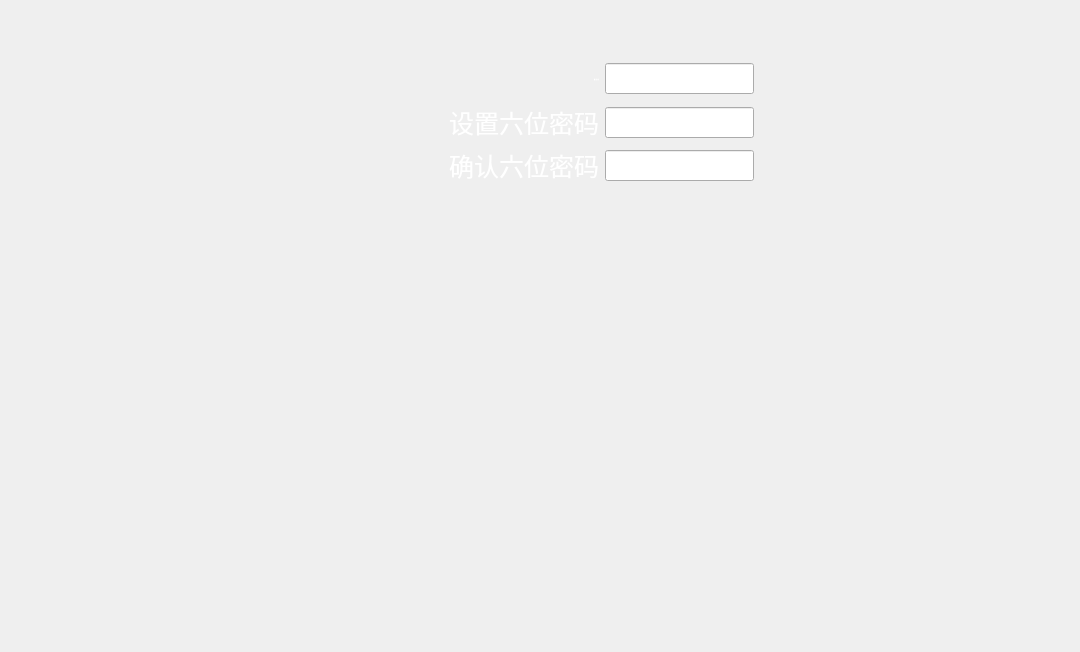
<?xml version="1.0" encoding="UTF-8"?>
<ui version="4.0">
 <class>AddUser</class>
 <widget class="QWidget" name="AddUser">
  <property name="geometry">
   <rect>
    <x>0</x>
    <y>0</y>
    <width>1080</width>
    <height>652</height>
   </rect>
  </property>
  <property name="minimumSize">
   <size>
    <width>1080</width>
    <height>400</height>
   </size>
  </property>
  <property name="maximumSize">
   <size>
    <width>1110</width>
    <height>16777215</height>
   </size>
  </property>
  <property name="windowTitle">
   <string>Form</string>
  </property>
  <layout class="QGridLayout" name="gridLayout">
   <item row="1" column="0">
    <widget class="QWidget" name="widget" native="true">
     <property name="minimumSize">
      <size>
       <width>1080</width>
       <height>0</height>
      </size>
     </property>
     <property name="maximumSize">
      <size>
       <width>1080</width>
       <height>16777215</height>
      </size>
     </property>
     <layout class="QHBoxLayout" name="horizontalLayout">
      <item>
       <spacer name="horizontalSpacer_4">
        <property name="orientation">
         <enum>Qt::Horizontal</enum>
        </property>
        <property name="sizeType">
         <enum>QSizePolicy::Fixed</enum>
        </property>
        <property name="sizeHint" stdset="0">
         <size>
          <width>40</width>
          <height>20</height>
         </size>
        </property>
       </spacer>
      </item>
      <item>
       <widget class="QPushButton" name="btn_create">
        <property name="minimumSize">
         <size>
          <width>186</width>
          <height>80</height>
         </size>
        </property>
        <property name="styleSheet">
         <string notr="true">QPushButton#btn_create{
background-image: url(:/36.png);
border:none;
}
QPushButton#btn_create:pressed{

background-image: url(:/37.png);
}</string>
        </property>
        <property name="text">
         <string/>
        </property>
       </widget>
      </item>
      <item>
       <spacer name="horizontalSpacer_3">
        <property name="orientation">
         <enum>Qt::Horizontal</enum>
        </property>
        <property name="sizeHint" stdset="0">
         <size>
          <width>40</width>
          <height>20</height>
         </size>
        </property>
       </spacer>
      </item>
      <item>
       <widget class="QPushButton" name="btn_back">
        <property name="minimumSize">
         <size>
          <width>250</width>
          <height>80</height>
         </size>
        </property>
        <property name="styleSheet">
         <string notr="true">QPushButton#btn_back{
background-image: url(:/按键_上一页2.png);
border:none;
}
</string>
        </property>
        <property name="text">
         <string/>
        </property>
       </widget>
      </item>
      <item>
       <spacer name="horizontalSpacer_5">
        <property name="orientation">
         <enum>Qt::Horizontal</enum>
        </property>
        <property name="sizeType">
         <enum>QSizePolicy::Fixed</enum>
        </property>
        <property name="sizeHint" stdset="0">
         <size>
          <width>40</width>
          <height>20</height>
         </size>
        </property>
       </spacer>
      </item>
     </layout>
    </widget>
   </item>
   <item row="0" column="0" colspan="3">
    <widget class="QWidget" name="widget_2" native="true">
     <property name="minimumSize">
      <size>
       <width>1080</width>
       <height>0</height>
      </size>
     </property>
     <layout class="QGridLayout" name="gridLayout_2">
      <item row="1" column="0">
       <spacer name="horizontalSpacer_2">
        <property name="orientation">
         <enum>Qt::Horizontal</enum>
        </property>
        <property name="sizeHint" stdset="0">
         <size>
          <width>40</width>
          <height>20</height>
         </size>
        </property>
       </spacer>
      </item>
      <item row="2" column="3">
       <widget class="QLineEdit" name="le_passwd">
        <property name="minimumSize">
         <size>
          <width>149</width>
          <height>31</height>
         </size>
        </property>
        <property name="maximumSize">
         <size>
          <width>149</width>
          <height>31</height>
         </size>
        </property>
        <property name="styleSheet">
         <string notr="true">color: rgb(0,0,0);
font: 75 12pt &quot;Microsoft JhengHei UI&quot;;
</string>
        </property>
        <property name="text">
         <string/>
        </property>
       </widget>
      </item>
      <item row="1" column="1" rowspan="3">
       <widget class="QLabel" name="label_tubiao">
        <property name="minimumSize">
         <size>
          <width>94</width>
          <height>94</height>
         </size>
        </property>
        <property name="maximumSize">
         <size>
          <width>94</width>
          <height>94</height>
         </size>
        </property>
        <property name="styleSheet">
         <string notr="true">background-image: url(:/图标_普通用户.png);</string>
        </property>
        <property name="text">
         <string/>
        </property>
       </widget>
      </item>
      <item row="3" column="3">
       <widget class="QLineEdit" name="le_passwd2">
        <property name="minimumSize">
         <size>
          <width>149</width>
          <height>31</height>
         </size>
        </property>
        <property name="maximumSize">
         <size>
          <width>149</width>
          <height>31</height>
         </size>
        </property>
        <property name="styleSheet">
         <string notr="true">color: rgb(0,0,0);
font: 75 12pt &quot;Microsoft JhengHei UI&quot;;
</string>
        </property>
       </widget>
      </item>
      <item row="3" column="2">
       <widget class="QLabel" name="label_passwd2">
        <property name="styleSheet">
         <string notr="true">color: rgb(255, 255, 255);
font: 25px &quot;Microsoft YaHei UI&quot;;
font-size: 25px;
</string>
        </property>
        <property name="text">
         <string>确认六位密码</string>
        </property>
        <property name="alignment">
         <set>Qt::AlignRight|Qt::AlignTrailing|Qt::AlignVCenter</set>
        </property>
       </widget>
      </item>
      <item row="2" column="2">
       <widget class="QLabel" name="label_passwd">
        <property name="styleSheet">
         <string notr="true">color: rgb(255, 255, 255);
font: 25px &quot;Microsoft YaHei UI&quot;;
font-size: 25px;
</string>
        </property>
        <property name="text">
         <string>设置六位密码</string>
        </property>
        <property name="alignment">
         <set>Qt::AlignRight|Qt::AlignTrailing|Qt::AlignVCenter</set>
        </property>
       </widget>
      </item>
      <item row="1" column="2">
       <widget class="QLabel" name="label_name">
        <property name="minimumSize">
         <size>
          <width>93</width>
          <height>38</height>
         </size>
        </property>
        <property name="maximumSize">
         <size>
          <width>500</width>
          <height>100</height>
         </size>
        </property>
        <property name="font">
         <font>
          <family>Microsoft YaHei UI</family>
          <pointsize>-1</pointsize>
          <weight>50</weight>
          <italic>false</italic>
          <bold>false</bold>
         </font>
        </property>
        <property name="styleSheet">
         <string notr="true">color: rgb(255, 255, 255);
font: 25px &quot;Microsoft YaHei UI&quot;;

</string>
        </property>
        <property name="text">
         <string>输入用户名</string>
        </property>
        <property name="textFormat">
         <enum>Qt::AutoText</enum>
        </property>
        <property name="alignment">
         <set>Qt::AlignRight|Qt::AlignTrailing|Qt::AlignVCenter</set>
        </property>
        <property name="wordWrap">
         <bool>true</bool>
        </property>
       </widget>
      </item>
      <item row="1" column="3">
       <widget class="QLineEdit" name="le_name">
        <property name="minimumSize">
         <size>
          <width>149</width>
          <height>31</height>
         </size>
        </property>
        <property name="maximumSize">
         <size>
          <width>149</width>
          <height>31</height>
         </size>
        </property>
        <property name="contextMenuPolicy">
         <enum>Qt::NoContextMenu</enum>
        </property>
        <property name="layoutDirection">
         <enum>Qt::RightToLeft</enum>
        </property>
        <property name="styleSheet">
         <string notr="true">color: rgb(0,0,0);
font: 75 12pt &quot;Microsoft JhengHei UI&quot;;
</string>
        </property>
        <property name="text">
         <string/>
        </property>
       </widget>
      </item>
      <item row="4" column="2">
       <spacer name="verticalSpacer">
        <property name="orientation">
         <enum>Qt::Vertical</enum>
        </property>
        <property name="sizeHint" stdset="0">
         <size>
          <width>20</width>
          <height>40</height>
         </size>
        </property>
       </spacer>
      </item>
      <item row="2" column="4">
       <spacer name="horizontalSpacer">
        <property name="orientation">
         <enum>Qt::Horizontal</enum>
        </property>
        <property name="sizeHint" stdset="0">
         <size>
          <width>40</width>
          <height>20</height>
         </size>
        </property>
       </spacer>
      </item>
      <item row="0" column="2">
       <spacer name="verticalSpacer_2">
        <property name="orientation">
         <enum>Qt::Vertical</enum>
        </property>
        <property name="sizeType">
         <enum>QSizePolicy::Fixed</enum>
        </property>
        <property name="sizeHint" stdset="0">
         <size>
          <width>20</width>
          <height>40</height>
         </size>
        </property>
       </spacer>
      </item>
     </layout>
    </widget>
   </item>
  </layout>
 </widget>
 <resources/>
 <connections/>
</ui>
